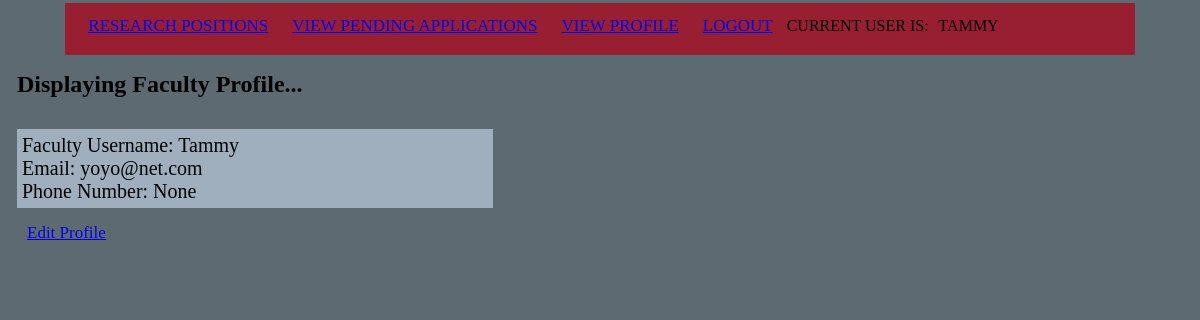
The app's page /display_FacultyProfile (signed in) with its own data.
### app/Model/models.py (models this page shows, shortened)
class User(UserMixin, db.Model):
    id = db.Column(db.Integer, primary_key=True)
    username = db.Column(db.String(64), unique=True)
    email = db.Column(db.String(120), unique=True)
    WSU_id = db.Column(db.String(10), unique=True)
    password_hash = db.Column(db.String(128))
    role = db.Column(db.String(20))
    major = db.Column(db.String(20))
    gpa = db.Column(db.String(4))
    completed_courses = db.relationship('Elective', secondary = userElectives,
                                  primaryjoin=(userElectives.c.user_id == id),
                                  backref=db.backref('userElectives',
                                  lazy='dynamic'), lazy='dynamic')
    interested_fields = db.relationship('Field', secondary = userInterests,
                                  primaryjoin=(userInterests.c.user_id == id),
                                  backref=db.backref('userInterests',
                                  lazy='dynamic'), lazy='dynamic')
    known_languages = db.relationship('Language', secondary = userLanguages,
                                  primaryjoin=(userLanguages.c.user_id == id),
                                  backref=db.backref('userLanguages',
                                  lazy='dynamic'), lazy='dynamic')
    prior_research_experience = db.Column(db.String(200))
    phone = db.Column(db.String(12), unique=True)
    posts = db.relationship('Post', backref='writer', lazy='dynamic')
    def __repr__(self):
        return '{}'.format(self.username)

### app/Controller/routes.py (the view)
@bp_routes.route('/display_FacultyProfile', methods = ['GET'])
@login_required
def display_FacultyProfile():
    return render_template('display_FacultyProfile.html', title ='Displaying Faculty Profile...', user = current_user)

### app/Model/models.py (called while the page is built)
@login.user_loader
def load_user(id):
    return User.query.get(int(id))

### app/View/templates/display_FacultyProfile.html
{% extends "base.html" %}
{% block content %}
    <h1> {{ title }} </h1>
    <br>
    <div class = "fontcheck"> Faculty Username: {{ user.username }}
    <br>
                Email: {{ user.email }}
    <br>
                Phone Number: {{ user.phone }}
    </div>
    <br>
    <td><a href="{{ url_for('routes.edit_faculty_profile') }}" class="button"> Edit Profile </a></td>
{% endblock %}

### app/View/templates/base.html (shortened to what this page needs)
<html class = nav-container2>
    <head>
        <link rel="stylesheet" href="{{ url_for('static', filename='css/main.css') }}">
    </head>
    <body>
        <div class = "nav-container">
            <table>
                <tr>
                    <td><a href="{{ url_for('routes.index') }}" class="button"> Research Positions </a></td>
                    {% if current_user.role == 'Faculty' %}
                    <td><a href="{{ url_for('routes.post_position') }}" class="button"> Post New Research Position </a></td>
                    <td><a href="{{ url_for('routes.view_applications', current_user_id = current_user.id) }}" class="button"> View Submitted Applications </a></td>
                    {% elif current_user.role == 'Student' %}
                    <td><a href="{{ url_for('routes.view_applications', current_user_id = current_user.id) }}" class="button"> View Pending Applications </a></td>
                    {% endif %}
                    {% if current_user.role == 'Student'%}
                    <td><a href="{{ url_for('routes.display_StudentProfile') }}" class = "button"> View Profile </a></td>
                    {% elif current_user.role == 'Faculty' %}
                    <td><a href="{{ url_for('routes.display_FacultyProfile') }}" class = "button"> View Profile </a></td>
                    {% endif %}
                    {% if current_user.is_anonymous %}
                    <td><a href="{{ url_for('auth.login') }}" class = "button"> Login </a></td>
                    <td> Current user is: <span class="useritem">________ </span> </td>
                    {% else %}
                    <td><a href="{{ url_for('auth.logout') }}" class = "button"> Logout </a></td>
                    <td> Current user is: <span class="useritem">{{ current_user }} </span> </td>
                    {% endif %}
                </tr>
            </table>
        </div>
        <div>
            {% block content %} {% endblock %}
        </div>
    </body>
</html>

### app/View/static/css/main.css (style rules this page uses)
body { margin: 1px 1px 1px 1px; padding: 1px; font-family: Tahoma; text-align: left; }
.nav-container { background: #981E32; font-family: Tahoma; font-size: 12px; height: 32px; text-transform: uppercase; margin: auto; width: 90%;; padding: 10px }
.nav-container2 { background:#5E6A71; font-family: Tahoma; font-size: 12px; height: 32px; margin: 1px 15px 1px 15px; }
.button { width : 80px; font-size: 17px; margin : 5px; padding : 5px; }
.useritem { text-align: center; padding: 3px; margin: 4px 3px 4px 3px; color: black; text-transform: uppercase; }
.fontcheck { font-size: 20px; background: rgba(215, 235, 255, 0.541); width: 40%; padding: 5px; }

### records on screen
User: username "TAMMY", username "Tammy", email "yoyo@net.com", phone "None"

### other values on screen
{{ title }} "Displaying Faculty Profile..."
